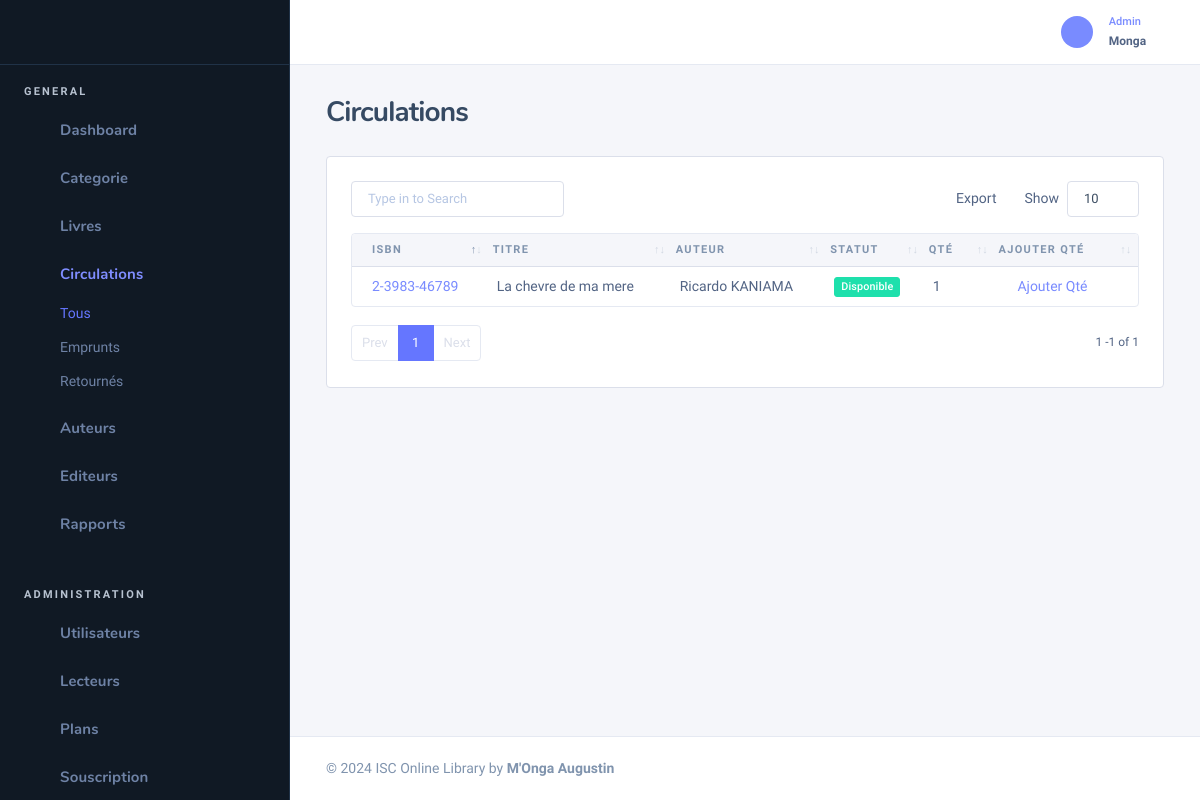
Page /circulations (signed in) on the committed database.
### tables this page shows
CREATE TABLE `tbl_books` (
  `id_book` int(11) NOT NULL,
  `titre` varchar(100) DEFAULT NULL,
  `typeDoc` enum('Ouvrage','TFC','Memoire','Rapport de Stage','Projet Tututoré') DEFAULT NULL,
  `isbn` varchar(100) DEFAULT NULL,
  `book_file` varchar(100) DEFAULT NULL,
  `descr` varchar(200) DEFAULT NULL,
  `format` enum('ebook','paper') DEFAULT NULL,
  `qty` int(11) NOT NULL DEFAULT 1,
  `nbr_page` int(11) DEFAULT NULL,
  `edition` varchar(100) DEFAULT NULL,
  `id_author` int(11) DEFAULT NULL,
  `id_genre` int(11) DEFAULT NULL,
  `id_book_language` int(11) DEFAULT NULL,
  `publisher_id` int(11) DEFAULT NULL,
  `created_at` timestamp NOT NULL DEFAULT current_timestamp(),
  `statut` enum('0','1') DEFAULT NULL
);

CREATE TABLE `tbl_authors` (
  `id_author` int(11) NOT NULL,
  `names` varchar(20) DEFAULT NULL
);

### Models/Admin/book.class.php (called while the page is built, shortened)
<?php
class Book
{
    public function getCirculations()
    {
        $db = getConnection();
        $add = $db->prepare("SELECT id_book, titre, isbn,b.qty, a.names as auteur,  b.statut
        FROM tbl_books as b,tbl_publishers as p, tbl_genres as g, tbl_authors as a, tbl_books_language as bl
        WHERE bl.id_book_language = b.id_book_language and b.id_genre = g.id_genre and b.id_author = a.id_author
        and p.publisher_id = b.publisher_id and b.format='paper'");
        $add->execute();
        $tbP = array();
        while ($data =  $add->fetchObject()) {
            $tbP[] = $data;
        }
        return $tbP;
    }
}

### Vues/Admin/circulations.php (the view, shortened to what this page needs)
<div class="nk-content-body mt-0">
    <div class="nk-block nk-block-lg">
        <div class="card card-bordered card-preview">
            <div class="card-inner">
                <?php if($_SESSION['role']=='Membre'):?>
                    <table class="table">
                    <?php else: ?>
                    <table class="datatable-init-export nowrap table" data-export-title="Export">
                    <?php endif ?>
                    <thead>
                        <tr class="tb-tnx-head">
			        				<th>ISBN</th>
			        				<th>Titre</th>
			        				<th>Auteur</th>
			        				<th>Statut</th>
                            <?php if($_SESSION['role']!='Membre'):?>
                            <th>Qté</th>
                            <?php endif ?>
                            <?php if($_SESSION['role']!='Membre'):?>
                            <th>Ajouter Qté</th>
                            <?php endif ?>
			        			</tr>
                    </thead>
                    <tbody>
                        <?php
                        foreach ($data as $user) : ?>
                            <tr>
                                <td><a href="<?=WEBROOT?>view?id=<?= $user->id_book?>"><?= $user->isbn ?></a></td>
                                <td><?= $user->titre ?></td>
                                <td><?= $user->auteur ?></td>
                                <td>
                                    <?php
                                        if ($user->qty != 0) echo '<span class="badge bg-success">Disponible</span>' ;
                                        else echo '<span class="badge bg-danger">No Dispo</span>';
                                     ?>
                                </td>
                            <?php if($_SESSION['role']!='Membre'):?>
                            <td><?=$user->qty?></td>
                            <?php endif ?>
                            <?php if($_SESSION['role']!='Membre'):?>
                            <td><a href="<?=WEBROOT?>addqty?id=<?= $user->id_book?>"><em class="icon ni ni-edit"></em><span>Ajouter Qté</span></a></td>
                            <?php endif ?>
                                </tr>
                        <?php
                        endforeach ?>
                    </tbody>
                </table>
            </div>
        </div>
    </div>
</div>

### rows in the picture
tbl_books: isbn "2-3983-46789", titre "La chevre de ma mere", id_author.names "Ricardo KANIAMA", shows "Disponible", qty "1"

### other values in the picture
$_SESSION['noms'] "Monga"
